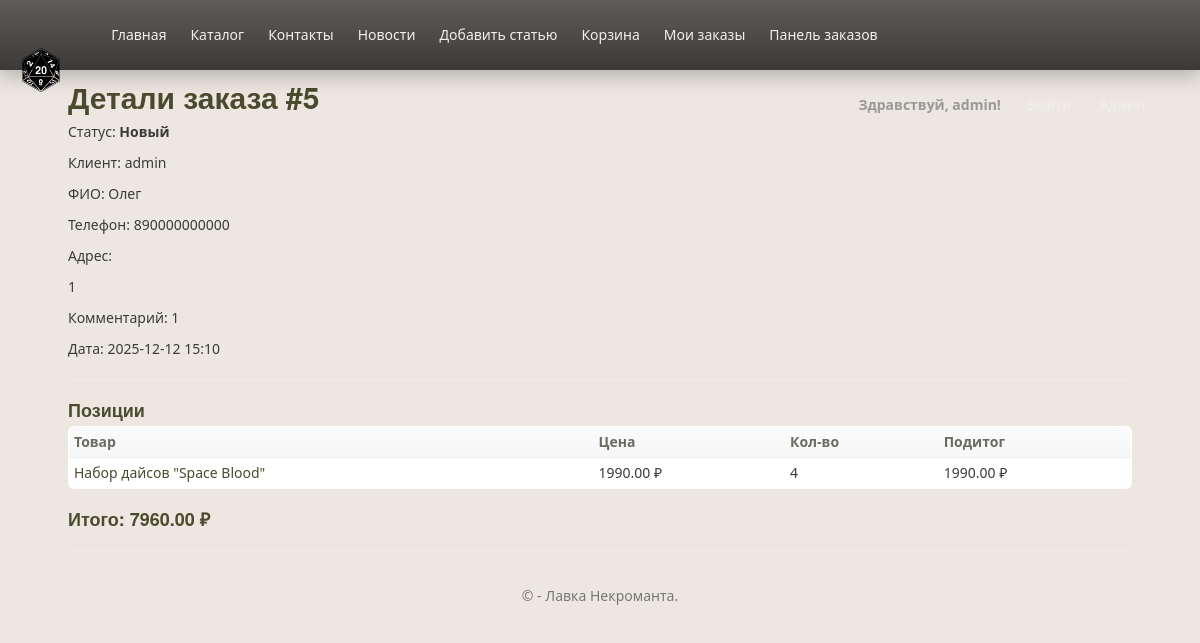
The page /order/5/ (signed in) on the database its author committed.
### app/models.py (models this page shows, shortened)
class Order(models.Model):
    STATUS_NEW = 'NEW'
    STATUS_PROCESSING = 'PROCESSING'
    STATUS_SHIPPED = 'SHIPPED'
    STATUS_CANCELLED = 'CANCELLED'
    STATUS_CHOICES = [
        (STATUS_NEW, 'Новый'),
        (STATUS_PROCESSING, 'В обработке'),
        (STATUS_SHIPPED, 'Отправлен'),
        (STATUS_CANCELLED, 'Отменён'),
    ]
    customer = models.ForeignKey(settings.AUTH_USER_MODEL, related_name='orders',
                                 on_delete=models.SET_NULL, null=True, blank=True, verbose_name="Клиент")
    created_at = models.DateTimeField(verbose_name="Создан", default=timezone.now)
    status = models.CharField(verbose_name="Статус", max_length=20, choices=STATUS_CHOICES, default=STATUS_NEW)
    total_price = models.DecimalField(verbose_name="Итоговая сумма", max_digits=10, decimal_places=2, default=0)
    full_name = models.CharField(verbose_name="ФИО получателя", max_length=200, blank=True)
    phone = models.CharField(verbose_name="Телефон", max_length=50, blank=True)
    address = models.TextField(verbose_name="Адрес доставки", blank=True)
    comment = models.TextField(verbose_name="Комментарий к заказу", blank=True)
    class Meta:
        verbose_name = "Заказ"
        verbose_name_plural = "Заказы"
        ordering = ['-created_at']

class OrderItem(models.Model):
    order = models.ForeignKey(Order, related_name='items', on_delete=models.CASCADE, verbose_name="Заказ")
    product = models.ForeignKey('Product', related_name='order_items', on_delete=models.SET_NULL, null=True, verbose_name="Товар")
    quantity = models.PositiveIntegerField(verbose_name="Количество", default=1)
    price = models.DecimalField(verbose_name="Цена на момент заказа", max_digits=10, decimal_places=2, default=0)
    class Meta:
        verbose_name = "Позиция заказа"
        verbose_name_plural = "Позиции заказа"

class Product(models.Model):
    category = models.ForeignKey(Category, related_name="products", on_delete=models.CASCADE, verbose_name="Категория")
    title = models.CharField("Название товара", max_length=200)
    slug = models.SlugField("URL (slug)", max_length=220, unique=True, blank=True)
    short_description = models.CharField("Краткое описание", max_length=255, blank=True)
    description = models.TextField("Полное описание", blank=True)
    price = models.DecimalField("Цена", max_digits=10, decimal_places=2, default=0.00)
    available = models.BooleanField("В наличии", default=True)
    image = models.ImageField("Главная картинка", upload_to='products/', null=True, blank=True)
    created_at = models.DateTimeField(auto_now_add=True)
    updated_at = models.DateTimeField(auto_now=True)
    class Meta:
        verbose_name = "Товар"
        verbose_name_plural = "Товары"

### app/views.py (the view)
# urls.py: path('order/<int:order_id>/', views.order_detail, name='order_detail'),
@client_required
def order_detail(request, order_id):
    order = get_object_or_404(Order, pk=order_id)
    from .utils import is_manager
    if not (request.user.is_superuser or is_manager(request.user) or order.customer == request.user):
        return HttpResponseForbidden("Доступ запрещён")
    items = order.items.all()
    return render(request, 'app/order_detail.html', {'order': order, 'items': items})

### app/templatetags/group_tags.py (called while the page is built)
@register.filter(name='has_group')
def has_group(user, group_name):
    if not user or not hasattr(user, 'groups'):
        return False
    return user.groups.filter(name=group_name).exists()

### app/utils.py (called while the page is built)
def _in_group(user, group_name):
    return user.is_authenticated and user.groups.filter(name=group_name).exists()

def is_client(user):
    return _in_group(user, 'Client')

def client_required(view_func):
    @wraps(view_func)
    def _wrapped_view(request, *args, **kwargs):
        login_url = reverse('login')
        if not request.user.is_authenticated:
            return redirect_to_login(request.get_full_path(), login_url=login_url, redirect_field_name=REDIRECT_FIELD_NAME)
        if not is_client(request.user):
            return redirect('home')
        return view_func(request, *args, **kwargs)
    return _wrapped_view

### app/templates/app/order_detail.html
{% extends "app/layout.html" %}
{% block content %}
<h2>Детали заказа #{{ order.id }}</h2>
<p>Статус: <strong>{{ order.get_status_display }}</strong></p>
<p>Клиент: {% if order.customer %}{{ order.customer.username }}{% else %}<em>Гость</em>{% endif %}</p>
<p>ФИО: {{ order.full_name }}</p>
<p>Телефон: {{ order.phone }}</p>
<p>Адрес: {{ order.address|linebreaks }}</p>
<p>Комментарий: {{ order.comment|default:"—" }}</p>
<p>Дата: {{ order.created_at|date:"Y-m-d H:i" }}</p>
<hr />
<h4>Позиции</h4>
<table class="table table-condensed">
    <thead><tr><th>Товар</th><th>Цена</th><th>Кол-во</th><th>Подитог</th></tr></thead>
    <tbody>
        {% for it in items %}
        <tr>
            <td>{% if it.product %}<a href="{% url 'product_detail' product_slug=it.product.slug %}">{{ it.product.title }}</a>{% else %}<em>удален</em>{% endif %}</td>
            <td>{{ it.price }} ₽</td>
            <td>{{ it.quantity }}</td>
            <td>{{ it.price|floatformat:2 }} ₽</td>
        </tr>
        {% endfor %}
    </tbody>
</table>
<h4>Итого: <strong>{{ order.total_price }} ₽</strong></h4>
{% endblock %}

### app/templates/app/loginpartial.html (shortened to what this page needs)
{% load static %}
<div id="nav-right-block" class="nav navbar-nav navbar-right">
    {% if user.is_authenticated %}
    <div class="nav-user">
        <span class="navbar-text">Здравствуй, {{ user.username }}!</span>
        <form id="logoutForm" action="{% url 'logout' %}" method="post" class="logout-form">
            <button type="submit" class="nav-action nav-link-button">Выйти</button>
        </form>
        {% if user.is_superuser %}
        <a class="nav-action" href="{% url 'admin:index' %}">Админ</a>
        {% endif %}
    </div>
    {% else %}
    <div class="auth-nav">
        <a class="nav-action" href="{% url 'login' %}">Войти</a>
        <a class="nav-action" href="{% url 'registration' %}">Регистрация</a>
    </div>
    {% endif %}
</div>

### app/static/app/content/site.css (style rules this page uses)
:root { --bg: #ece7e1; --text: #3b3b3b; --heading: #4a4a2e; --accent-start: #d4af37; --accent-end: #85754e; --olive: #4a4a2e; --olive-2: #5c5c3a; --muted: #6b6b61; --panel-bg: #fefdfb; --border: #ddd; --success: #2e8b57; --danger: #b94a48; --radius: 8px; --shadow: 0 6px 18px rgba(0,0,0,0.06); --glass: rgba(255,255,255,0.7); }
* { box-sizing: border-box; }
html, body { height: 100%; }
body { background-color: var(--bg); color: var(--text); font-family: 'Segoe UI', Tahoma, Geneva, Verdana, sans-serif; padding-top: 80px; padding-bottom: 40px; line-height: 1.5; -webkit-font-smoothing: antialiased; -moz-osx-font-smoothing: grayscale; }
h1, h2, h3, h4, h5 { color: var(--heading); font-weight: 700; margin-top: 0; margin-bottom: 0.6rem; line-height: 1.15; }
.navbar .navbar-right { margin-top: 6px; }
.table { background: #fff; border-radius: 6px; overflow: hidden; border: 1px solid rgba(0,0,0,0.04); }
.table > thead > tr > th { background: linear-gradient(180deg, rgba(250,250,250,0.9), rgba(245,245,245,0.9)); border-bottom: 1px solid rgba(0,0,0,0.04); color: var(--muted); font-weight: 700; }
.table > tbody > tr > td { vertical-align: middle; }
.table-condensed th, .table-condensed td { padding: 8px 10px; }
#nav-right-block { margin-left: auto; }
.navbar-text { color: #fff; }
.navbar .nav.navbar-nav { display: flex; align-items: center; margin: 0; }
#nav-right-block { display: flex; align-items: center; margin-left: auto; }
.navbar-text { color: #fff; font-weight: 600; line-height: 70px; display: inline-block; padding: 0 6px; margin: 0; }
.nav-action { color: #f1efe9; display: inline-flex; align-items: center; height: 70px; line-height: 70px; padding: 0 8px; margin: 0; }
a { color: var(--olive); }
#nav-right-block { display: flex; align-items: center; margin-left: auto; gap: 10px; }
.nav-user { display: flex; align-items: center; gap: 12px; }
.logout-form { display: inline-flex; align-items: center; margin: 0; padding: 0; background: transparent; border: none; }
.nav-link-button { background: none; border: none; color: #f1efe9; cursor: pointer; padding: 0 8px; font: inherit; height: 70px; line-height: 70px; margin: 0; }
.nav-action { color: #f1efe9; display: inline-flex; align-items: center; padding: 0 8px; height: 70px; line-height: 70px; margin: 0; }

### rows shown on the page
Order: id "5", status "Новый", customer.username "admin", full_name "Олег", phone "890000000000", address "1", comment "1", created_at "2025-12-12 15:10", total_price "7960.00"
OrderItem: product "Набор дайсов \"Space Blood\"", price "1990.00", quantity "4"

### other values the page prints
{{ user.username }} "admin"
